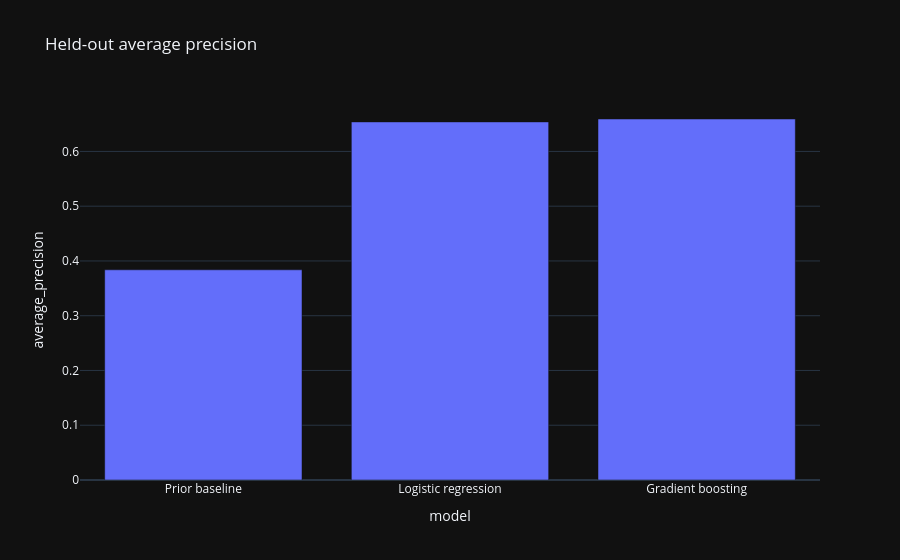

Notebook code for this chart:
### Markdown cell above
## 5. Compare with a baseline
A prior-probability baseline, logistic regression and histogram gradient boosting compete on **validation average precision**. Preprocessing is trained within the supervised pipeline. Candidates are refitted on train + validation only after selection, then compared on the held-out test. ROC AUC, Brier score and top-10% lift complement average precision. Permutation importance is diagnostic, not causal.

### Code cell
rows = []
for name, scores in evaluation['models'].items():
    rows.append({'model': name, 'validation_AP': scores['validation']['average_precision'], **scores['test']})
results = pd.DataFrame(rows).set_index('model')
display(results.round(4))
print('Selected on validation:', evaluation['selected_model'])
display(px.bar(results.reset_index(), x='model', y='average_precision', title='Held-out average precision', template='plotly_dark'))
display(pd.DataFrame(evaluation['permutation_importance']).sort_values('mean', ascending=False).round(4))

### Figure 1 — Plotly figure (JSON) as saved in the notebook; plotly's stock layout.template omitted (floating-point values rounded to 4 significant figures)
{"data": [{"hovertemplate": "model=%{x}<br>average_precision=%{y}<extra></extra>", "legendgroup": "", "marker": {"color": "#636efa", "pattern": {"shape": ""}}, "name": "", "orientation": "v", "showlegend": false, "textposition": "auto", "type": "bar", "x": ["Prior baseline", "Logistic regression", "Gradient boosting"], "xaxis": "x", "y": [0.3838, 0.6539, 0.6592], "yaxis": "y"}], "layout": {"barmode": "relative", "legend": {"tracegroupgap": 0}, "title": {"text": "Held-out average precision"}, "xaxis": {"anchor": "y", "domain": [0.0, 1.0], "title": {"text": "model"}}, "yaxis": {"anchor": "x", "domain": [0.0, 1.0], "title": {"text": "average_precision"}}}}
